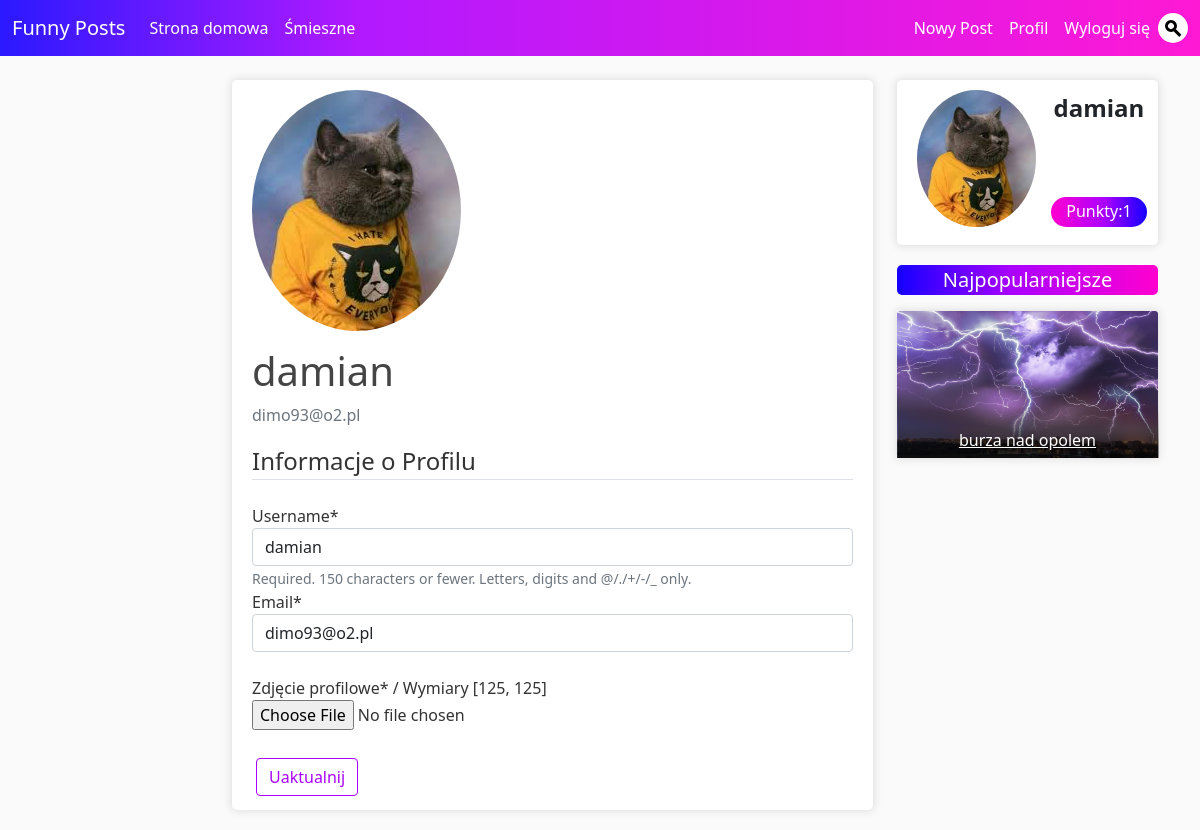
/profile/ (signed in), run on the app's committed database.
### users/models.py (models this page shows, shortened)
class Profile(models.Model):
    user    = models.OneToOneField(User, on_delete=models.CASCADE)
    image   = ResizedImageField(size=[125, 125], crop=['top', 'center'], quality=99, upload_to='profile_pics', default="default.jpg")

### posts/models.py (models this page shows, shortened)
class Post(models.Model):
    title       = models.CharField(max_length=100)
    content     = RichTextUploadingField(blank=True, null=True)
    zajawka     = models.TextField(max_length=200, blank=True, null=True, default=' ')
    date_posted = models.DateTimeField(default=timezone.now)
    author      = models.ForeignKey(User, on_delete=models.CASCADE)
    image       = ResizedImageField(size=[1920, 1080], crop=['middle', 'center'], quality=99, upload_to=upload_location)
    likes       = models.ManyToManyField(User, related_name='blog_post', blank=True)
    unlikes     = models.ManyToManyField(User, related_name='blog_post_u', blank=True)
    category    = models.ForeignKey(Category, on_delete=models.CASCADE, default='1')
    view_count  = models.IntegerField(default=0)
    STATUS_CHOICES = (('Oczekujace','oczekujące'), ('Zaakceptowane', 'zaakceptowane'))
    status      = models.CharField(max_length=25, choices=STATUS_CHOICES, default='Oczekujące')

### users/views.py (the view)
# urls.py: path('profile/', user_views.profile, name='profile'),
@login_required
def profile(request):
    if request.method == 'POST':
        u_form = UserUpdateForm(request.POST, instance=request.user)
        p_form = ProfileUpdateForm(request.POST, request.FILES, instance=request.user.profile)
        if u_form.is_valid() and p_form.is_valid():
            u_form.save()
            p_form.save()
        messages.success(request, f'Twoje konto zostało zaktualizowane!')
        return redirect('profile')
    else:
        u_form = UserUpdateForm(instance=request.user)
        p_form = ProfileUpdateForm(instance=request.user.profile)
    context = {
        'u_form': u_form,
        'p_form': p_form
        }
    return render(request, 'users/profile.html', context)

### users/forms.py
class UserUpdateForm(forms.ModelForm):
    email = forms.EmailField()
    class Meta:
        model = User
        fields =['username', 'email']

class ProfileUpdateForm(forms.ModelForm):
    class Meta:
        model = Profile
        fields =['image']
        labels = {
            'image': 'Zdjęcie profilowe'}

### funnyp/context_processors.py (called while the page is built)
def popularposts(request):
    return{
        'popularposts': Post.objects.filter(status='Zaakceptowane').annotate(like_count=Count('likes')-Count('unlikes')).order_by('-like_count')[:10]
    }

def userframe(request, *args, **kwargs):
    try:
        user = get_object_or_404(User, username=request.user)
        userposts = Post.objects.filter(author=user, status='Zaakceptowane').aggregate(total_likes=Count('likes')-Count('unlikes'))['total_likes'] or 0
        return {
            'userlikes': userposts,
            'userimage': user.profile.image,
            'current_user': user
        }
    except:
        return {}

### users/templates/users/profile.html (shortened to what this page needs)
{% extends "posts/base.html" %}
{% load crispy_forms_tags %}
{% block content %}
  <div class="content-section">
    <div class="media">
      <img class="rounded-circle account-img" src="{{ user.profile.image.url }}">
      <div class="media-body">
        <h2 class="account-heading">{{ user.username }}</h2>
        <p class="text-secondary"> {{ user.email }} </p>
      </div>
    </div>
    <form method="POST" enctype="multipart/form-data">
        <fieldset class="form-group">
            <legend class="border-bottom mb-4">Informacje o Profilu</legend>
            {{ u_form|crispy }}
            <br>
            <div id="wrapper">
                <label>Zdjęcie profilowe* / Wymiary [125, 125]</label>
                <br>
                <input id="fileUpload" type="file" name='image_id' message="Proszę dodać zdjęcie"/>
            </div>
        </fieldset>
        <br>
        <div class="form-group m-1">
            <button class="btn btn-active" type="submit">Uaktualnij</button>
        </div>
    </form>
  </div>
{% endblock content %}

### posts/templates/posts/base.html (shortened to what this page needs)
{% load static %}
<!DOCTYPE html>
<html>
<head>
    <link href="https://cdn.jsdelivr.net/npm/bootstrap@5.0.0-beta2/dist/css/bootstrap.min.css" rel="stylesheet">
    <link rel="stylesheet" type="text/css" href="{% static 'posts/main.css' %}">
    <link rel="stylesheet" type="text/css" href="{% static 'posts/searchbar.css' %}">
</head>
<body>
    <header class="site-header">
      <nav class="navbar navbar-expand-lg navbar-dark bg-steel fixed-top">
        <div class="container-fluid">
          <a class="navbar-brand mr-4" href="{% url 'blog-home' %}">Funny Posts</a>
          <div class="collapse navbar-collapse" id="navbarToggle">
            <div class="navbar-nav me-auto">
              <div class="navbar-nav">
                <a class="nav-item nav-link" href="{% url 'blog-home' %}">Strona domowa</a>
                <a class="nav-item nav-link" href="{% url 'category' 1 %}">Śmieszne</a>
              </div>
            </div>
            <div class="navbar-nav">
              {% if user.is_authenticated %}
              <a class="nav-item nav-link" href="{% url 'post-create' %}">Nowy Post</a>
              <a class="nav-item nav-link" href="{% url 'profile' %}">Profil</a>
              <a class="nav-item nav-link" href="{% url 'logout' %}">Wyloguj się</a>
              {% else %}
              <a class="nav-item nav-link" href="{% url 'login' %}">Zaloguj się</a>
              <a class="nav-item nav-link" href="{% url 'register' %}">Rejestracja</a>
              {% endif %}
              <form method='GET' action='{% url "searchbar" %}' class="d-flex">
                <div class="search">
                  <div class="icon"></div>
                </div>
              </form>
            </div>
          </div>
        </div>
      </nav>
    </header>
    <main role="main" class="container">
      <div class="row">
        <div class="col-md-2"></div>
        <div class="col-md-7">
            {% block content %}{% endblock %}
        </div>
        <div class="col-md-3">
          {% if user.is_authenticated %}
              <div class="post-container">
                  <div class="content-section">
                    <div class="row justify-content-center">
                      <div class="col-6 col-md-12 col-lg-7"><img class="rounded-circle profile-img" src="{{ userimage.url }}"></div>
                      <div class="col-6 col-md-12 col-lg-5 d-flex flex-column align-items-center">
                        <a class="flex-grow-1 text-dark fs-4 fw-bold" style="text-decoration:none" href="{% url 'user-posts' user.username %}">{{ current_user.username }}</a>
                        <div class="justify-content-center">
                          <h6 class="points">Punkty:{{ userlikes }}</h6>
                        </div>
                      </div>
                    </div>
                  </div>
              </div>
          {% endif %}
          <div class="najpopularniejsze">
            <p class="text-center">Najpopularniejsze</p>
          </div>
          {% for post in popularposts %}
            <article class="media post-section">
                <div class="media-body">
                  <div class="post-container">
                    <img class="card-img-top" src="{{ post.image.url }}">
                    <div class="post-title">
                        <h6 class="text-center"><a class="article-title-homepage" href="{% url 'post-detail' post.id %}">{{ post.title }}</a></h6>
                    </div>
                  </div>
                </div>
            </article>
          {% endfor %}
        </div>
      </div>
    </main>
</body>
</html>

### posts/static/posts/main.css (style rules this page uses)
body { background: #fafafa; color: #333333; margin-top: 5rem; }
h1, h2, h3, h4, h5, h6 { color: #444444; }
.bg-steel { background: rgb(255,0,207); background: linear-gradient(270deg, rgba(255, 0, 208, 0.9) 0%, rgba(170,0,255,0.9) 70%, rgba(20,0,255,0.9) 100%); }
.site-header .navbar-nav .nav-link { color: #ffffff; }
.site-header .navbar-nav .navbar-nav .nav-link { color: #ffffff; }
.content-section { background: #ffffff; padding: 10px 20px; border: None; border-radius: 5px; margin-bottom: 20px; box-shadow: 0px 0px 8px 1px #dddddd; }
.post-container { position: relative; text-align: center; color: white; }
.post-title { background: -webkit-linear-gradient(rgba(128, 35, 35, 0.01), rgba(0, 0, 0, 0.8) 80%) ; position: absolute; padding-top: 25px; width: 100%; bottom: 0%; left: 50%; transform: translate(-50%, 0%); }
.post-section { text-align: center; background: #ffffff; border: None; margin-bottom: 20px; box-shadow: 0px 0px 8px 1px #dddddd; }
.article-title-homepage { color: #ffffff; }
.account-img { height: auto; width: auto; margin-right: 20px; margin-bottom: 16px; }
.account-heading { font-size: 2.5rem; }
.profile-img { height: auto; max-width: 100%; margin-right: 15px; margin-bottom: 8px; }
.points { background: rgb(255,0,207); background: linear-gradient(90deg, rgba(255,0,207,1) 0%, rgba(170,0,255,1) 56%, rgba(20,0,255,1) 100%); color: white; padding: 5px; padding-left: 15px; padding-right: 15px; border-radius: 30px; height: 30px; }
.najpopularniejsze { background: rgb(255,0,207); background: linear-gradient(270deg, rgba(255,0,207,1) 0%, rgba(170,0,255,1) 56%, rgba(20,0,255,1) 100%); color: white; border-radius: 5px; font-size: 20px; }
.btn-active { color: #AA00FF; background-color: #FFFFFF; border-color: #AA00FF; }

### posts/static/posts/searchbar.css (style rules this page uses)
.search { position: relative; top: 5px; width: 30px; height: 30px; background: white; border-radius: 20px; transition: 0.5s; box-shadow: 0 0 0 1px rgba(255,0,207,0.5); overflow: hidden; }
.search .icon { position: absolute; top: 11px; left: 11px; width: 7px; height: 7px; background: white; border-radius: 20px; display: flex; justify-content: center; align-items: center; z-index: 1000; cursor: pointer; }
.search .icon::before { content: ''; position: absolute; width: 12px; height: 12px; border: 3px solid black; border-radius: 50%; transform: translate(-2px, -2px) rotate(315deg); }
.search .icon::after { content: ''; position: absolute; width: 3px; height: 8px; background:black; transform: translate(5px, 5px) rotate(315deg); }

### data on the page
Post: image (picture), title "burza nad opolem"

### other printed values
{{ user.username }} "damian"
{{ user.email }} "dimo93@o2.pl"
{{ current_user.username }} "damian"
{{ userlikes }} "1"
